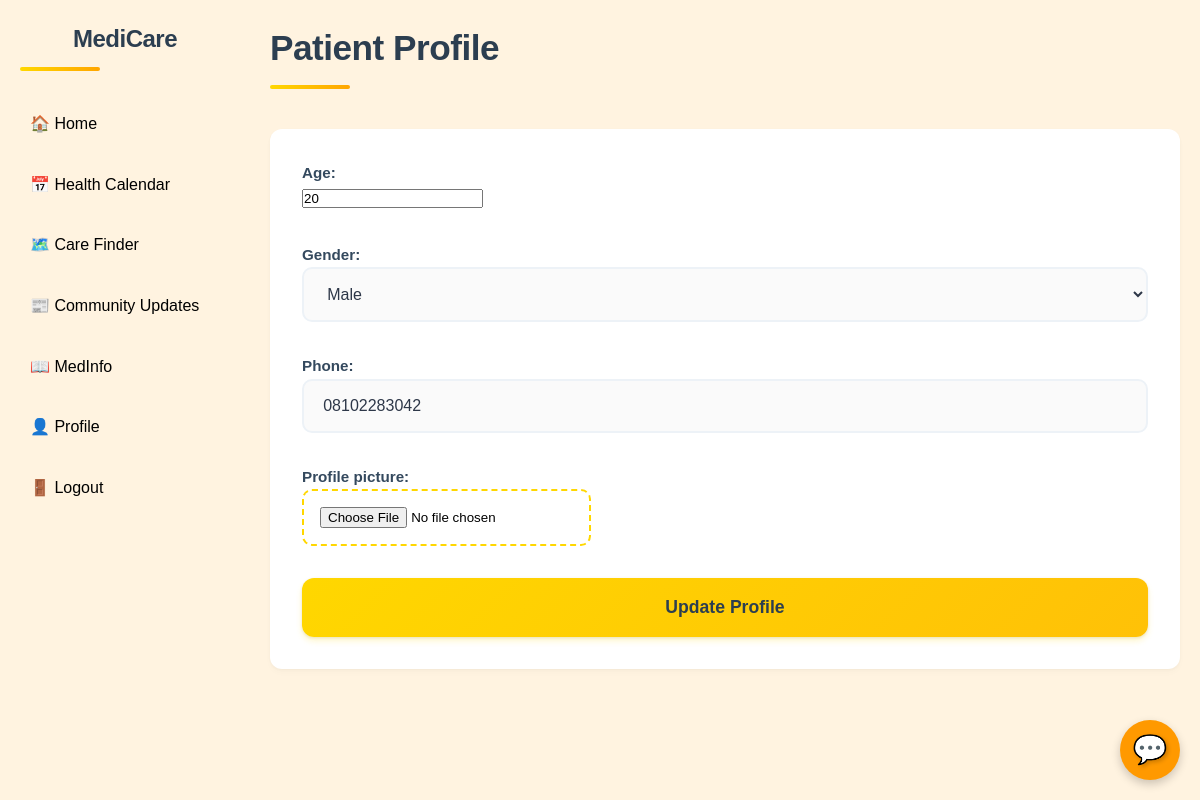
Page /patient/profile/ (signed in) on the committed database.
### apps/patient/models.py (models this page shows, shortened)
class PatientProfile(models.Model):
    user = models.OneToOneField(User, on_delete=models.CASCADE)
    age = models.IntegerField(blank=True, null=True)
    gender = models.CharField(max_length=10, choices=[('Male', 'Male'), ('Female', 'Female')])
    phone = models.CharField(max_length=15, blank=True, null=True)
    profile_picture = models.ImageField(upload_to='patient_pics/', blank=True, null=True)

### apps/patient/views.py (the view)
# urls.py: path('profile/', views.patient_profile, name='profile'),
@login_required
def patient_profile(request):
    patient_profile, created = PatientProfile.objects.get_or_create(user=request.user)
    if request.method == 'POST':
        form = PatientProfileForm(request.POST, request.FILES, instance=patient_profile)
        if form.is_valid():
            form.save()
            return redirect('patient:profile')
    else:
        form = PatientProfileForm(instance=patient_profile)
    return render(request, 'patient/profile.html', {'form': form})

### apps/patient/forms.py
class PatientProfileForm(forms.ModelForm):
    class Meta:
        model = PatientProfile
        fields = ['age', 'gender', 'phone', 'profile_picture']

### apps/patient/templates/patient/profile.html (shortened to what this page needs)
{% extends 'patient/base.html' %}
{% block content %}
  <h2>Patient Profile</h2>
  <form method="post" enctype="multipart/form-data">
    {{ form.as_p }}
    <button type="submit">Update Profile</button>
  </form>
{% endblock %}

### apps/patient/static/patient/css/style.css (style rules this page uses)
:root { --primary-color: #fff3e0; --secondary-color: #ff9800; --background-color: #fff3e0; --text-color: #000000; --sidebar-width: 250px; --sidebar-collapsed-width: 70px; }
* { margin: 0; padding: 0; box-sizing: border-box; transition: all 0.3s ease; }
body { font-family: 'Arial', sans-serif; background-color: var(--background-color); color: var(--text-color); line-height: 1.6; }

### apps/patient/templates/patient/profile.html (style rules this page uses)
*, *::before, *::after { box-sizing: border-box; margin: 0; padding: 0; }
h2 { color: #2c3e50; font-size: 2.2rem; margin-bottom: 2.5rem; position: relative; padding-bottom: 0.8rem; font-weight: 700; letter-spacing: -0.5px; }
h2::after { content: ''; position: absolute; bottom: 0; left: 0; width: 80px; height: 4px; background: linear-gradient(90deg, #FFD700, #FFA500); border-radius: 4px; }
form { display: grid; gap: 2rem; background: #fff; padding: 2rem; border-radius: 12px; box-shadow: 0 4px 6px rgba(0, 0, 0, 0.02), 0 1px 3px rgba(0, 0, 0, 0.03); }
label { display: block; color: #34495e; font-weight: 600; font-size: 0.95rem; transition: color 0.3s ease; }
input[type="text"], input[type="email"], input[type="tel"], input[type="date"], select, textarea { width: 100%; padding: 1rem 1.2rem; border: 2px solid #edf2f7; border-radius: 10px; font-size: 1rem; transition: all 0.3s ease; background: #fafafa; color: #2d3748; }
input[type="file"] { padding: 1rem; background: #fff; border: 2px dashed #FFD700; border-radius: 10px; cursor: pointer; transition: all 0.3s ease; }
button[type="submit"] { background: linear-gradient(135deg, #FFD700, #FFC107); color: #2c3e50; padding: 1.2rem 2.5rem; border: none; border-radius: 12px; font-size: 1.1rem; font-weight: 600; cursor: pointer; transition: all 0.3s ease; position: relative; overflow: hidden; box-shadow: 0 4px 6px rgba(255, 215, 0, 0.2), 0 1px 3px rgba(0, 0, 0, 0.1); }

### rows in the picture
PatientProfile: age "20", gender "Male", phone "08102283042"
